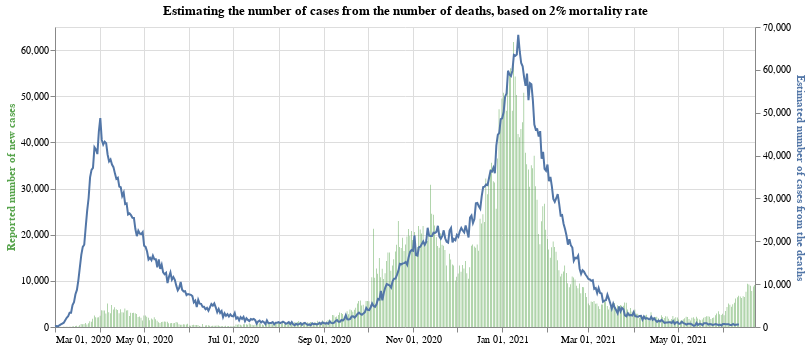

Notebook source saved alongside this figure:
### Markdown cell above
In the above chart, the blue line (axis on the right hand side) indicates the number of deaths recorded lagged by 7 days. The green bars (with axis on the left hand side) are what the number of deaths would be if the mortality rate was 2% and if the number of positive cases exaclty reflects the true number of cases. Of course this is not the case (especially in the first half of 2020, before mass testing was available). However this rough estimate seems to line up pretty well from September onwards, so we will use this estimate.
Note that we have lagged the time series for the number of deaths by 7 days, so that we can visualise the interaction between the number of new cases and number of new deaths. This also allows us to see a prediction for the number of deaths that might occur based on the number of new cases that have been seen in the last week.

### Code cell
#collapse
base = alt.Chart(full_eng_deaths.query("date >= '2020-03-01'")).encode(x=alt.X("yearmonthdate(date):T", axis=alt.Axis(title=None))).properties(width=700, title='Estimating the number of cases from the number of deaths, based on 2% mortality rate')

bars = base.mark_bar(color='#57A44C').encode(
    y=alt.Y("newCases:Q", axis=alt.Axis(title='Reported number of new cases', titleColor='#57A44C')),
    tooltip="newCases:Q"
)

line = base.mark_line(stroke='#5276A7').encode(y=alt.Y("estimateCasesFromDeaths:Q", axis=alt.Axis(title='Estimated number of cases from the deaths', titleColor='#5276A7')))

alt.layer(bars, line).resolve_scale(y='independent')

### Figure 1 — Vega-Lite specification as saved in the notebook (floating-point values rounded to 4 significant figures; data arrays with more than 128 entries replaced by an {"elided": "..."} marker saying what was removed)
{"config": {"view": {"continuousWidth": 400, "continuousHeight": 300}}, "layer": [{"mark": {"type": "bar", "color": "#57A44C"}, "encoding": {"tooltip": {"type": "quantitative", "field": "newCases"}, "x": {"type": "temporal", "axis": {"title": null}, "field": "date", "timeUnit": "yearmonthdate"}, "y": {"type": "quantitative", "axis": {"title": "Reported number of new cases", "titleColor": "#57A44C"}, "field": "newCases"}}, "title": "Estimating the number of cases from the number of deaths, based on 2% mortality rate", "width": 700}, {"mark": {"type": "line", "stroke": "#5276A7"}, "encoding": {"x": {"type": "temporal", "axis": {"title": null}, "field": "date", "timeUnit": "yearmonthdate"}, "y": {"type": "quantitative", "axis": {"title": "Estimated number of cases from the deaths", "titleColor": "#5276A7"}, "field": "estimateCasesFromDeaths"}}, "title": "Estimating the number of cases from the number of deaths, based on 2% mortality rate", "width": 700}], "data": {"name": "data-a5098fc53ae669eb27404befbac4bdea"}, "resolve": {"scale": {"y": "independent"}}, "$schema": "https://vega.github.io/schema/vega-lite/v4.8.1.json", "datasets": {"data-a5098fc53ae669eb27404befbac4bdea": {"elided": "479 records"}}}
